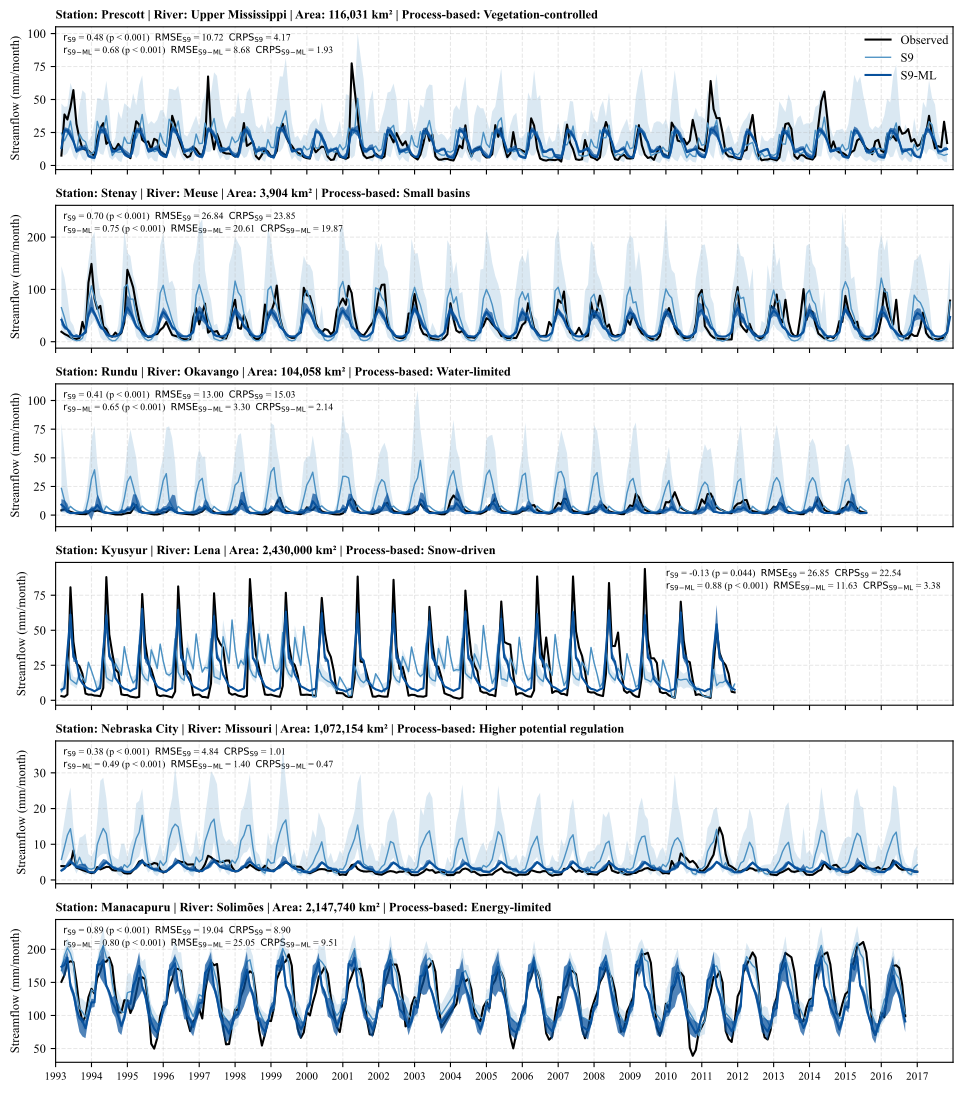

The Python source for this figure:
#%% imports
import pickle
import pandas as pd
import numpy as np
import warnings
warnings.filterwarnings("ignore")
import matplotlib.pyplot as plt
from scipy.stats import pearsonr
from properscoring import crps_ensemble
import matplotlib.dates as mdates
from pathlib import Path

#%% # Automatically identify the project root directory

try:
    current_dir = Path(__file__).resolve().parent
except NameError:
    current_dir = Path.cwd()

PROJECT_ROOT = next(
    (
        parent for parent in [current_dir, *current_dir.parents]
        if all(
            (parent / folder).is_dir()
            for folder in ["raw_data", "model", "assessment", "visualization"]
        )
    ),
    None
)

if PROJECT_ROOT is None:
    raise FileNotFoundError("Project root directory not found.")

path_model = PROJECT_ROOT / "model" / "per_season_model" / "paper_model"

path_data = (
    PROJECT_ROOT / "raw_data" / "per_season_model" / "stations_fig10_data"
)

path_fig = PROJECT_ROOT / "visualization" / "fig10"

path_fig.mkdir(parents=True, exist_ok=True)


init_months = ['2', '5', '8', '11']

season_dict = {
    '2': 'MAM',
    '5': 'JJA',
    '8': 'SON',
    '11': 'DJF'
}


stations_target = [
    2120,
    2153,
    46,
    189,
    568,
    2288
]
#%% target stations

# Final dictionary

station_series = {
    station: []
    for station in stations_target
}

# Loop over seasons

for init_month in init_months:

    # print("\n----------------------")

    season = season_dict[init_month]

    # ======================================================
    # Load model
    # ======================================================

    with open(
        path_model / f"per_season_model_opt_im_{init_month}.dat", "rb"
    ) as f:
        model = pickle.load(f)

   # Load test datasets
    with open(
        path_data / f"per_season_X_test_im_{init_month}_st.pkl", "rb"
    ) as f:
        X_test = pickle.load(f)

    with open(
        path_data / f"per_season_y_test_im_{init_month}_st.pkl", "rb"
    ) as f:
        y_test = pickle.load(f)

    # ======================================================
    # Filter selected stations only
    # ======================================================

    mask_station = X_test["station"].isin(
        stations_target
    )

    X_test = X_test.loc[
        mask_station
    ].reset_index(drop=True)

    y_test = pd.Series(y_test)[
        mask_station.values
    ].reset_index(drop=True)

    # ======================================================
    # Preserve time
    # ======================================================

    time_col = X_test["time"].reset_index(drop=True)



    # ======================================================
    # Model features
    # ======================================================

    cols_model = [
        'lead_time', 'rivdis', 'lwepr', 'lwee',
        'lwesnw', 'rzwc', 'tas', 'PRE_annual',
        'Evaporative_index', 'SWE_variation',
        'TWS_variation', 'Area', 'Elev',
        'Slope', 'dor', 'bare_soil',
        'rock_urban', 'snow_ice', 'forest',
        'crops', 'grasslands', 'wetlands'
    ]

    X_test_model = X_test[cols_model]

    X_test_aux = X_test.drop(
        columns=cols_model,
        errors='ignore'
    )

    # Preserve time
    time_col = X_test["time"].reset_index(drop=True)

    # ======================================================
    # Prediction
    # ======================================================

    X_input = X_test_model.values

    y_pred = model.predict(X_input)

    y_pred = pd.DataFrame(
        y_pred,
        columns=['Qpred']
    )

    # ======================================================
    # Organize dataframe
    # ======================================================

    y_test = pd.DataFrame(
        y_test,
        columns=['Qobs']
    )

    X_test_model = X_test_model.reset_index(drop=True)
    X_test_aux = X_test_aux.reset_index(drop=True)
    y_test = y_test.reset_index(drop=True)
    y_pred = y_pred.reset_index(drop=True)


    Eval_DF_ensemble = pd.concat(
        [
           y_test,
            y_pred,
            X_test_model,
            X_test_aux
        ],
        axis=1
    )

    # Remove lead time zero
    Eval_DF_ensemble = Eval_DF_ensemble[
        Eval_DF_ensemble["lead_time"] != 0
    ].copy()

    # Explicitly add time
    Eval_DF_ensemble["time"] = time_col

    Eval_DF_ensemble = Eval_DF_ensemble.sort_values("time")


    # ======================================================
    # Ensemble statistics
    # ======================================================

    Eval_DF_stats = (
        Eval_DF_ensemble
        .groupby(
            ['station', 'time', 'lead_time', 'cluster'],
            as_index=False
        )
        .agg({
            'Qpred': ['mean', 'min', 'max'],
            'rivdis': ['mean', 'min', 'max'],
            'Qobs': 'mean'
        })
    )

    Eval_DF_stats.columns = [
        'station',
        'time',
        'lead_time',
        'cluster',
        'Qpred',
        'Qpred_min',
        'Qpred_max',
        'rivdis',
        'rivdis_min',
        'rivdis_max',
        'Qobs'
    ]

    Eval_DF = Eval_DF_stats.copy()



    for station, df_station in Eval_DF.groupby("station"):

            df_station = (
                df_station
                .sort_values("time")
                .reset_index(drop=True)
            )

            df_station["season"] = season

            station_series[station].append(df_station)

for station in stations_target:

    station_series[station] = pd.concat(
        station_series[station],
        ignore_index=True
    )


df_station_series = pd.concat(
    [df.assign(station=station)
     for station, df in station_series.items()],
    ignore_index=True
)

df_station_series['time'] = pd.to_datetime(df_station_series['time'])

df_station_series = df_station_series.sort_values('time')

# df_station_series.to_csv('station_series.csv', index=False)



#%% plot

plt.rcParams.update({
    "font.family": "Times New Roman",
    "font.size": 9
})

fig, axes = plt.subplots(
    nrows=6,
    ncols=1,
    figsize=(10, 11),
    sharex=True
)

# Ensure axes is iterable
axes = np.atleast_1d(axes)


station_titles = {

    2120: (
        "Station: Prescott | "
        "River: Upper Mississippi | "
        "Area: 116,031 km² | "
        "Process-based: Vegetation-controlled"
    ),

    2153: (
        "Station: Stenay | "
        "River: Meuse | "
        "Area: 3,904 km² | "
        "Process-based: Small basins"
    ),

    46: (
        "Station: Rundu | "
        "River: Okavango | "
        "Area: 104,058 km² | "
        "Process-based: Water-limited"
    ),

    189: (
        "Station: Kyusyur | "
        "River: Lena | "
        "Area: 2,430,000 km² | "
        "Process-based: Snow-driven"
    ),

    568: (
        "Station: Nebraska City | "
        "River: Missouri | "
        "Area: 1,072,154 km² | "
        "Process-based: Higher potential regulation"
    ),

    2288: (
        "Station: Manacapuru | "
        "River: Solimões | "
        "Area: 2,147,740 km² | "
        "Process-based: Energy-limited"
    )
}

# Loop over stations

for i, station in enumerate(stations_target):

    ax = axes[i]

    df_plot = station_series[station].copy()

    if station == 293:
        mask = df_plot["Qobs"].notna() | (df_plot["time"].dt.year == 2002)
    else:
        mask = df_plot["Qobs"].notna()

    df_plot = df_plot.loc[mask]

    # Calculate ensemble metrics
    df_ensemble_station = Eval_DF_ensemble[
        Eval_DF_ensemble["station"] == station
    ].copy()

    # Reset index to create a continuous time series
    df_plot = (
        df_plot
        .sort_values("time")
        .reset_index(drop=True)
    )

    # Continuous x-axis
    x = pd.to_datetime(df_plot["time"])

    # ======================================================
    # Observations
    # ======================================================

    ax.plot(
        x,
        df_plot['Qobs'],
        linewidth=1.5,
        color='black',
        label='Observed' if i == 0 else None
            )


    # ======================================================
    # S9 ensemble spread
    # ======================================================

    ax.fill_between(
        x,
        df_plot['rivdis_min'],
        df_plot['rivdis_max'],
        color='#4A90C2',
        alpha=0.20,
        linewidth=0,
        zorder=1
    )


    # ======================================================
    # S9 forecast
    # ======================================================

    ax.plot(
        x,
        df_plot['rivdis'],
        linewidth=1.0,
        color='#4A90C2',
        label='S9' if i == 0 else None
    )


    # ======================================================
    # S9-ML ensemble spread
    # ======================================================


    ax.fill_between(
        x,
        df_plot['Qpred_min'],
        df_plot['Qpred_max'],
        color='#08519C',
        alpha=0.70,
        linewidth=0,
        zorder=2
    )


    # ======================================================
    # S9-ML forecast
    # ======================================================

    ax.plot(
        x,
        df_plot['Qpred'],
        linewidth=1.5,
        color='#08519C',
        label='S9-ML' if i == 0 else None
    )


    # ======================================================
    # Metrics
    # ======================================================

    # Aligned dataframe
    df_metrics = df_plot[
        ["Qobs", "Qpred", "rivdis"]
    ].copy()

    # Remove NaN values jointly
    df_metrics = df_metrics.dropna()

    # Aligned arrays
    qobs = df_metrics["Qobs"].values

    qpred = df_metrics["Qpred"].values

    qrivdis = df_metrics["rivdis"].values

    # ======================================================
    # S9-ML metrics
    # ======================================================

    corr, pval = pearsonr(
        qobs,
        qpred
    )

    rmse = np.sqrt(
        np.mean(
            (qpred - qobs)**2
        )
    )


    # ======================================================
    # RivDis metrics
    # ======================================================

    corr_rivdis, pval_rivdis = pearsonr(
        qobs,
        qrivdis
    )

    rmse_rivdis = np.sqrt(
        np.mean(
            (qrivdis - qobs)**2
        )
    )


    # ======================================================
    # S9 ensemble CRPS
    # ======================================================

    crps_list = []

    for (time_i, lt_i), df_member in df_ensemble_station.groupby(
        ["time", "lead_time"]
    ):

        obs = df_member["Qobs"].iloc[0]

        # Skip if no observation is available
        if pd.isna(obs):
            continue

        ens = df_member["rivdis"].values

        crps_list.append(
            crps_ensemble(obs, ens)
        )

    crps_mean_s9 = np.nanmean(crps_list)
    # ======================================================
    # ML ensemble CRPS
    # ======================================================

    crps_list = []

    for (time_i, lt_i), df_member in df_ensemble_station.groupby(
        ["time", "lead_time"]
    ):

        obs = df_member["Qobs"].iloc[0]

        # Skip if no observation is available
        if pd.isna(obs):
            continue

        ens = df_member["Qpred"].values

        crps_list.append(
            crps_ensemble(obs, ens)
        )

    crps_mean_ml = np.nanmean(crps_list)



    # ======================================================
    # P-value text
    # ======================================================

    if pval < 0.001:
        pval_text = "p < 0.001"
    else:
        pval_text = f"p = {pval:.3f}"

    if pval_rivdis < 0.001:
        pval_text_rivdis = "p < 0.001"
    else:
        pval_text_rivdis = f"p = {pval_rivdis:.3f}"

    # ======================================================
    # Metrics box
    # ======================================================

    metrics_text = (
        r"$\mathrm{r}_{\mathrm{S9}}$"
        f" = {corr_rivdis:.2f} ({pval_text_rivdis})"
        r"$\;\;$"
        r"$\mathrm{RMSE}_{\mathrm{S9}}$"
        f" = {rmse_rivdis:.2f}"
        r"$\;\;$"
        r"$\mathrm{CRPS}_{\mathrm{S9}}$"
        f" = {crps_mean_s9:.2f}"
        "\n"
        r"$\mathrm{r}_{\mathrm{S9\!-\!ML}}$"
        f" = {corr:.2f} ({pval_text})"
        r"$\;\;$"
        r"$\mathrm{RMSE}_{\mathrm{S9\!-\!ML}}$"
        f" = {rmse:.2f}"
        r"$\;\;$"
        r"$\mathrm{CRPS}_{\mathrm{S9\!-\!ML}}$"
        f" = {crps_mean_ml:.2f}"
    ) 

    # Position
    if i in [3]:   # 4th station
        x_text = 0.68
        y_text = 0.96

    else:
        x_text = 0.0085
        y_text = 0.96



    ax.text(
        x_text,
        y_text,

        metrics_text,

        transform=ax.transAxes,

        fontsize=7,

        va='top',

        ha='left',

        bbox=dict(
            facecolor='white',
            edgecolor='white',
            alpha=0.9,
            linewidth=0.5
        ),

        zorder=0
    )

    # ======================================================
    # Station title
    # ======================================================

    ax.set_title(
        station_titles[station],
        loc='left',
        fontsize=9,
        fontweight='bold'
    )

    # ======================================================
    # Grid
    # ======================================================

    ax.grid(
        True,
        linestyle='--',
        alpha=0.3
    )

    # ======================================================
    # Legend
    # ======================================================

    if i == 0:
        ax.legend(
            loc='upper left',
            bbox_to_anchor=(0.89, 1.02),
            frameon=False
        )

    # ======================================================
    # Y-axis label
    # ======================================================

    ax.set_ylabel('Streamflow (mm/month)')




# X-axis configuration

# Define the plotting period
start_year = 1993
end_year = 2017

# Display annual ticks
axes[-1].xaxis.set_major_locator(
    mdates.YearLocator(1)
)

axes[-1].xaxis.set_major_formatter(
    mdates.DateFormatter('%Y')
)

# Set x-axis limits
axes[-1].set_xlim(
    pd.Timestamp(f'{start_year}-01-01'),
    pd.Timestamp(f'{end_year}-12-31')
)

axes[-1].tick_params(
    axis='x',
    labelsize=8,
    rotation=0
)


# Layout
plt.tight_layout()

# Save

plt.savefig(
    path_fig / "fig10.pdf",
    dpi=900,
    bbox_inches="tight"
)

plt.show()

#%%
